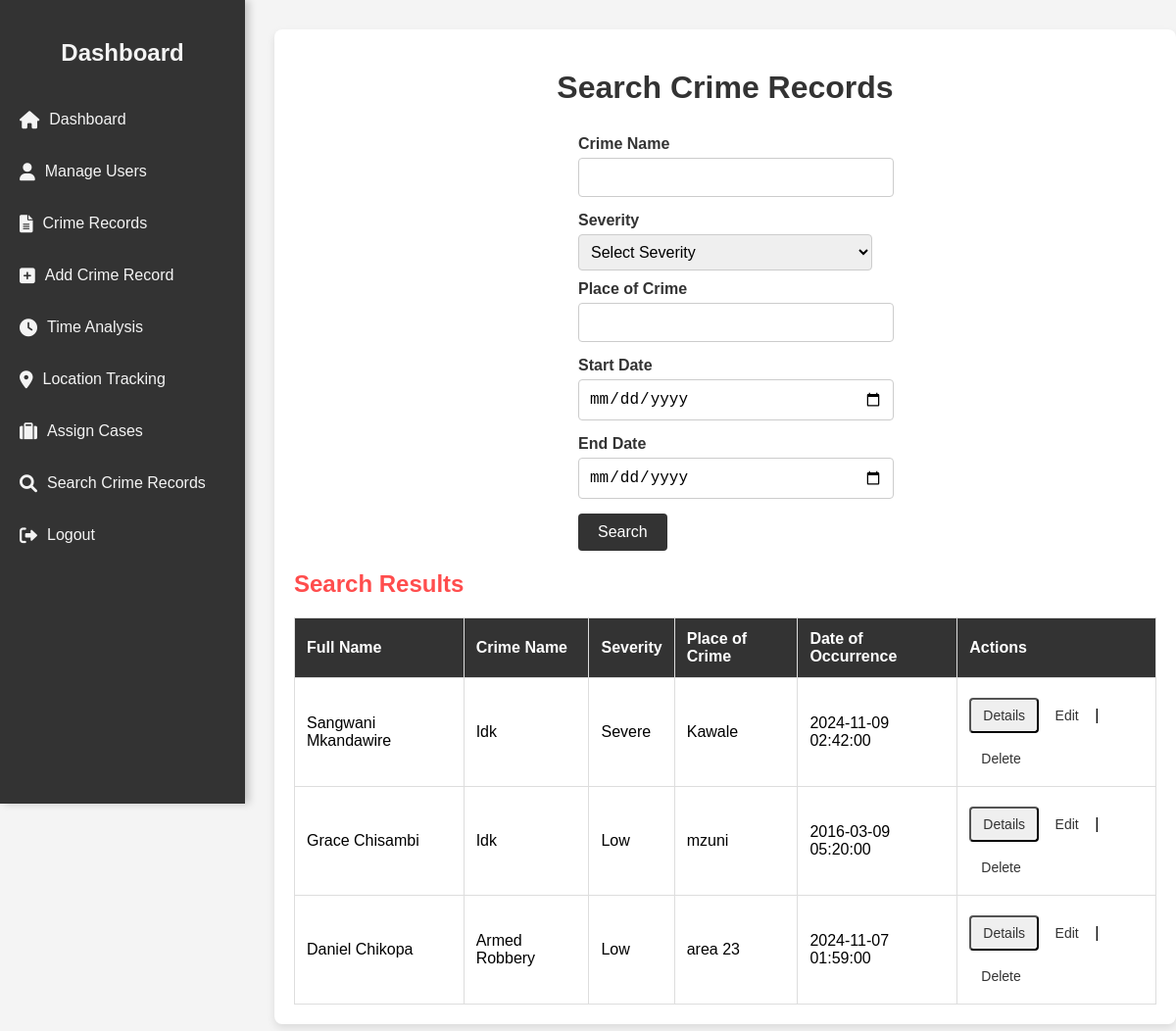
The app's page /search_crime_records.php (signed in) with its own data.
### tables this page shows
CREATE TABLE `crime_records` (
  `id` int(11) NOT NULL,
  `full_name` varchar(100) NOT NULL,
  `gender` enum('Male','Female','Other') NOT NULL,
  `nationality` varchar(50) NOT NULL,
  `district_of_origin` varchar(100) NOT NULL,
  `date_of_birth` date NOT NULL,
  `identification_type` enum('Driver''s License','National ID') NOT NULL,
  `identification_number` varchar(50) NOT NULL,
  `address` text NOT NULL,
  `image_path` varchar(255) DEFAULT NULL,
  `crime_name` varchar(100) NOT NULL,
  `severity` enum('Low','Moderate','High','Severe') NOT NULL,
  `time_of_occurrence` datetime NOT NULL,
  `place_of_crime` varchar(100) NOT NULL,
  `victims` text DEFAULT NULL,
  `evidence` text DEFAULT NULL,
  `potential_charge` text DEFAULT NULL,
  `time_served` varchar(100) DEFAULT NULL,
  `created_at` timestamp NOT NULL DEFAULT current_timestamp(),
  `latitude` float(10,6) DEFAULT NULL,
  `longitude` float(10,6) DEFAULT NULL,
  `case_status` enum('Open','Closed','In Progress') NOT NULL DEFAULT 'Open',
  `assigned_investigator` int(11) DEFAULT NULL
);

### search_crime_records.php (the view, shortened to what this page needs)
<?php
require 'config.php';
include 'header.php';
$crime_name = isset($_GET['crime_name']) ? $_GET['crime_name'] : '';
$place_of_crime = isset($_GET['place_of_crime']) ? $_GET['place_of_crime'] : '';
$start_date = isset($_GET['start_date']) ? $_GET['start_date'] : '';
$end_date = isset($_GET['end_date']) ? $_GET['end_date'] : '';
$sql = "SELECT * FROM crime_records WHERE 1=1";
$stmt = $pdo->prepare($sql);
$stmt->execute();
$crime_records = $stmt->fetchAll(PDO::FETCH_ASSOC);
?>
<!DOCTYPE html>
<html lang="en">
<head>
    <link rel="stylesheet" href="style/styles.css">
</head>
<body>
    <div class="container">
        <h1>Search Crime Records</h1>
        <form method="GET" action="search_crime_records.php">
            <label for="crime_name">Crime Name</label>
            <input type="text" id="crime_name" name="crime_name" value="<?php echo htmlspecialchars($crime_name); ?>">
            <label for="severity">Severity</label>
            <select name="severity" id="severity">
                <option value="">Select Severity</option>
            </select>
            <label for="place_of_crime">Place of Crime</label>
            <input type="text" id="place_of_crime" name="place_of_crime" value="<?php echo htmlspecialchars($place_of_crime); ?>">
            <label for="start_date">Start Date</label>
            <input type="date" id="start_date" name="start_date" value="<?php echo htmlspecialchars($start_date); ?>">
            <label for="end_date">End Date</label>
            <input type="date" id="end_date" name="end_date" value="<?php echo htmlspecialchars($end_date); ?>">
            <button type="submit">Search</button>
        </form>
        <?php if (count($crime_records) > 0): ?>
            <h2>Search Results</h2>
            <table>
                <thead>
                    <tr>
                        <th>Full Name</th>
                        <th>Crime Name</th>
                        <th>Severity</th>
                        <th>Place of Crime</th>
                        <th>Date of Occurrence</th>
                        <th>Actions</th>
                    </tr>
                </thead>
                <tbody>
                    <?php foreach ($crime_records as $record): ?>
                        <tr>
                            <td><?php echo htmlspecialchars($record['full_name']); ?></td>
                            <td><?php echo htmlspecialchars($record['crime_name']); ?></td>
                            <td><?php echo htmlspecialchars($record['severity']); ?></td>
                            <td><?php echo htmlspecialchars($record['place_of_crime']); ?></td>
                            <td><?php echo htmlspecialchars($record['time_of_occurrence']); ?></td>
                            <td>
                                <button class="toggle-button" onclick="toggleMoreInfo(<?php echo $record['id']; ?>)">Details</button>
                                <a href="edit_crime_record.php?id=<?php echo $record['id']; ?>">Edit</a> |
                                <a href="delete_crime_record.php?id=<?php echo $record['id']; ?>" onclick="return confirm('Are you sure you want to delete this record?');">Delete</a>
                            </td>
                        </tr>
                    <?php endforeach; ?>
                </tbody>
            </table>
        <?php else: ?>
            <p>No crime records found matching your criteria.</p>
        <?php endif; ?>
    </div>
</body>
</html>

### style/styles_header.css (style rules this page uses)
body { font-family: Arial, sans-serif; background-color: #f4f4f4; margin: 0; padding: 0; margin-left: 250px; }

### style/styles.css (style rules this page uses)
body { font-family: Arial, sans-serif; background-color: #f4f4f4; margin-left: 250px; padding: 0; }
h1 { color: #333; text-align: center; margin-bottom: 20px; }
h2 { color: #ff4d4d; margin-bottom: 15px; }
label { font-weight: bold; color: #333; display: block; margin-bottom: 5px; }
input[type="text"], input[type="date"], input[type="datetime-local"], textarea, select, input[type="file"] { width: 100%; padding: 10px; margin-bottom: 15px; border: 1px solid #ccc; border-radius: 4px; font-size: 16px; }
button[type="submit"], .btn { padding: 10px 20px; background-color: #333; color: #fff; border: none; border-radius: 4px; cursor: pointer; transition: background-color 0.3s; font-size: 16px; }
h1 { text-align: center; margin-bottom: 30px; }
body { font-family: Arial, sans-serif; }
h1 { color: #333; }
form { width: 300px; margin: 0 auto; }
label { display: block; margin-bottom: 5px; }
input, select { width: 100%; padding: 8px; margin-bottom: 10px; border: 1px solid #ccc; border-radius: 4px; }
a { display: inline-block; margin-top: 10px; color: #333; text-decoration: none; }

### header.php (style rules this page uses)
h2 { color: #ff4d4d; margin-bottom: 15px; text-align: left; }

### search_crime_records.php (style rules this page uses)
body { font-family: Arial, sans-serif; background-color: #f4f4f4; margin-left: 280px; padding: 0; }
.container { max-width: 1000px; margin: 30px auto; padding: 20px; background-color: #fff; border-radius: 8px; box-shadow: 0px 4px 8px rgba(0, 0, 0, 0.1); }
table { width: 100%; border-collapse: collapse; margin-top: 20px; border-radius: 4px; }
table th, table td { padding: 12px; border: 1px solid #ddd; text-align: left; font-size: 16px; }
table th { background-color: #333; color: #fff; font-weight: bold; }
a { color: #333; text-decoration: none; padding: 8px 12px; border-radius: 4px; transition: background-color 0.3s, color 0.3s; font-size: 14px; }
.toggle-button { color: #333; text-decoration: none; padding: 8px 12px; border-radius: 4px; transition: background-color 0.3s, color 0.3s; font-size: 14px; }

### records on screen
crime_records: full_name "Sangwani Mkandawire", crime_name "Idk", severity "Severe", place_of_crime "Kawale", time_of_occurrence "2024-11-09 02:42:00"
crime_records: full_name "Grace Chisambi", crime_name "Idk", severity "Low", place_of_crime "mzuni", time_of_occurrence "2016-03-09 05:20:00"
crime_records: full_name "Daniel Chikopa", crime_name "Armed Robbery", severity "Low", place_of_crime "area 23", time_of_occurrence "2024-11-07 01:59:00"
